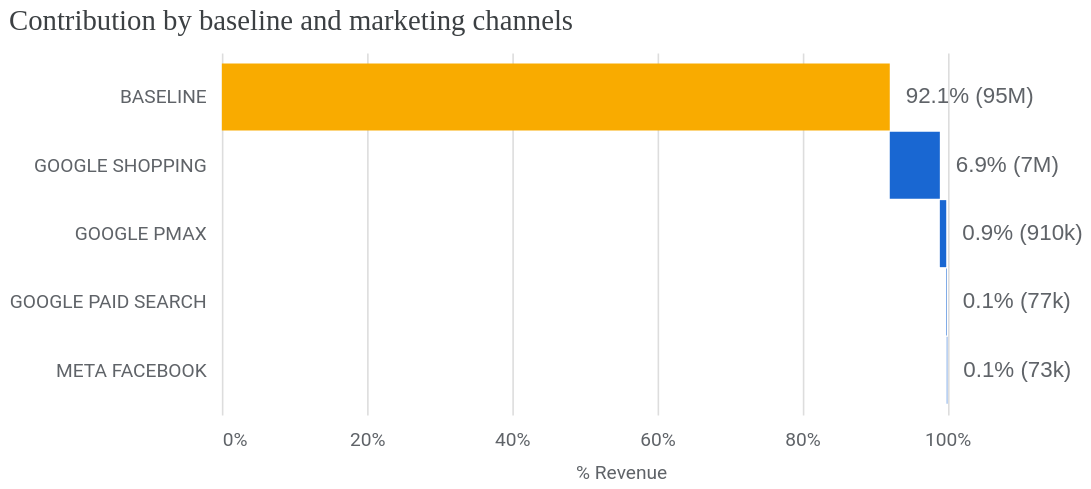

Source (notebook cell):
### Code cell
media_summary.plot_contribution_waterfall_chart()

### Figure 1 — Vega-Lite specification as saved in the notebook (floating-point values rounded to 4 significant figures)
{"config": {"view": {"continuousWidth": 300, "continuousHeight": 300, "strokeOpacity": 0}, "axis": {"labelColor": "#5F6368", "labelFont": "Roboto", "labelFontSize": 12, "titleColor": "#5F6368", "titleFont": "Roboto", "titleFontSize": 12, "titleFontWeight": "normal", "titlePadding": 10}}, "layer": [{"mark": {"type": "bar", "size": 42}, "encoding": {"color": {"condition": {"test": "(datum.channel === 'BASELINE')", "value": "#F9AB00"}, "value": "#1967D2"}, "x": {"axis": {"domain": false, "format": "%", "labelPadding": 10, "tickCount": 5, "ticks": false}, "field": "prev_sum", "title": "% Revenue", "type": "quantitative"}, "x2": {"field": "sum_outcome"}, "y": {"axis": {"domain": false, "labelLimit": 250, "labelPadding": 10, "ticks": false}, "field": "channel", "scale": {"paddingOuter": 0.2}, "sort": null, "title": null, "type": "nominal"}}, "transform": [{"window": [{"op": "sum", "field": "pct_of_contribution", "as": "sum_outcome"}, {"op": "lead", "field": "channel", "as": "kwargs"}]}, {"calculate": "datum.sum_outcome - datum.pct_of_contribution", "as": "prev_sum"}, {"calculate": "datum.incremental_outcome < 0 ? datum.prev_sum : datum.sum_outcome", "as": "text_x"}]}, {"mark": {"type": "text", "align": "left", "color": "#5F6368", "dx": 10, "fontSize": 14}, "encoding": {"text": {"field": "outcome_text", "type": "nominal"}, "x": {"field": "text_x", "type": "quantitative"}, "y": {"axis": {"domain": false, "labelLimit": 250, "labelPadding": 10, "ticks": false}, "field": "channel", "scale": {"paddingOuter": 0.2}, "sort": null, "title": null, "type": "nominal"}}, "transform": [{"window": [{"op": "sum", "field": "pct_of_contribution", "as": "sum_outcome"}, {"op": "lead", "field": "channel", "as": "kwargs"}]}, {"calculate": "datum.sum_outcome - datum.pct_of_contribution", "as": "prev_sum"}, {"calculate": "datum.incremental_outcome < 0 ? datum.prev_sum : datum.sum_outcome", "as": "text_x"}]}], "data": {"name": "data-e2e2ba24723717f488aff873eda87185"}, "height": 226.8, "title": {"text": "Contribution by baseline and marketing channels", "anchor": "start", "color": "#3C4043", "font": "Google Sans Display", "fontSize": 18, "fontWeight": "normal", "offset": 10}, "width": 500, "$schema": "https://vega.github.io/schema/vega-lite/v6.4.1.json", "datasets": {"data-e2e2ba24723717f488aff873eda87185": [{"channel": "BASELINE", "incremental_outcome": 95010000.0, "pct_of_contribution": 0.9207, "outcome_text": "92.1% (95M)"}, {"channel": "GOOGLE SHOPPING", "incremental_outcome": 7122000.0, "pct_of_contribution": 0.06902, "outcome_text": "6.9% (7M)"}, {"channel": "GOOGLE PMAX", "incremental_outcome": 909700.0, "pct_of_contribution": 0.008816, "outcome_text": "0.9% (910k)"}, {"channel": "GOOGLE PAID SEARCH", "incremental_outcome": 77450.0, "pct_of_contribution": 0.0007506, "outcome_text": "0.1% (77k)"}, {"channel": "META FACEBOOK", "incremental_outcome": 73310.0, "pct_of_contribution": 0.0007104, "outcome_text": "0.1% (73k)"}]}}
